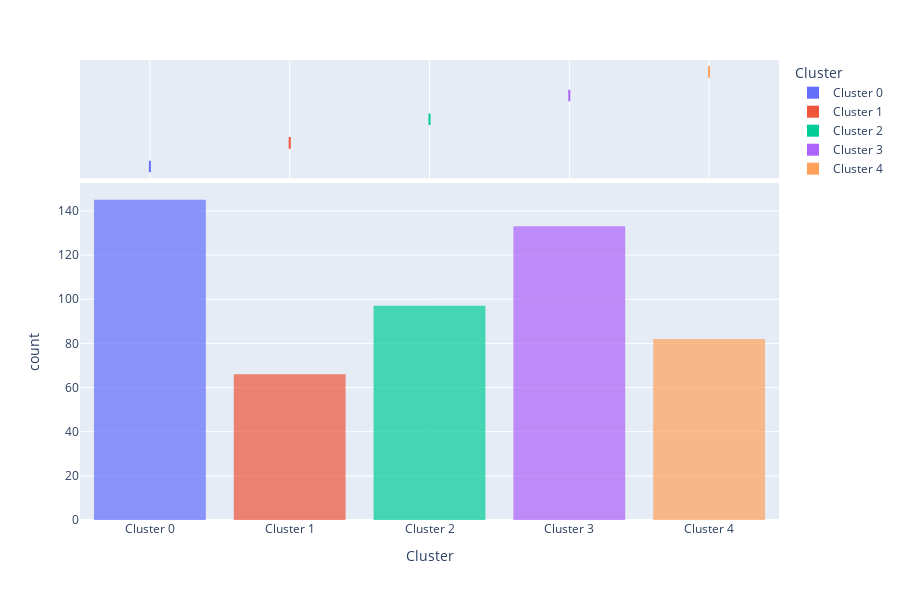

The code cell stored with this chart in its notebook:
### Code cell
plot_model(model_kmeans, plot = 'distribution')

### Figure 1 — Plotly figure (JSON) as saved in the notebook; plotly's stock layout.template omitted (floating-point values rounded to 4 significant figures; data arrays with more than 128 entries replaced by an {"elided": "..."} marker saying what was removed)
{"data": [{"alignmentgroup": "True", "bingroup": "x", "hovertemplate": "Cluster=%{x}<br>count=%{y}<extra></extra>", "legendgroup": "Cluster 0", "marker": {"color": "#636efa", "opacity": 0.7, "pattern": {"shape": ""}}, "name": "Cluster 0", "offsetgroup": "Cluster 0", "orientation": "v", "showlegend": true, "type": "histogram", "x": {"elided": "145 str values"}, "xaxis": "x", "yaxis": "y"}, {"alignmentgroup": "True", "customdata": {"elided": "145x3 int values"}, "hovertemplate": "Cluster=%{x}<br>Escala R=%{customdata[0]}<br>Escala F=%{customdata[1]}<br>Escala M=%{customdata[2]}<extra></extra>", "legendgroup": "Cluster 0", "marker": {"color": "#636efa"}, "name": "Cluster 0", "notched": true, "offsetgroup": "Cluster 0", "showlegend": false, "type": "box", "x": {"elided": "145 str values"}, "xaxis": "x2", "yaxis": "y2"}, {"alignmentgroup": "True", "bingroup": "x", "hovertemplate": "Cluster=%{x}<br>count=%{y}<extra></extra>", "legendgroup": "Cluster 1", "marker": {"color": "#EF553B", "opacity": 0.7, "pattern": {"shape": ""}}, "name": "Cluster 1", "offsetgroup": "Cluster 1", "orientation": "v", "showlegend": true, "type": "histogram", "x": ["Cluster 1", "Cluster 1", "Cluster 1", "Cluster 1", "Cluster 1", "Cluster 1", "Cluster 1", "Cluster 1", "Cluster 1", "Cluster 1", "Cluster 1", "Cluster 1", "Cluster 1", "Cluster 1", "Cluster 1", "Cluster 1", "Cluster 1", "Cluster 1", "Cluster 1", "Cluster 1", "Cluster 1", "Cluster 1", "Cluster 1", "Cluster 1", "Cluster 1", "Cluster 1", "Cluster 1", "Cluster 1", "Cluster 1", "Cluster 1", "Cluster 1", "Cluster 1", "Cluster 1", "Cluster 1", "Cluster 1", "Cluster 1", "Cluster 1", "Cluster 1", "Cluster 1", "Cluster 1", "Cluster 1", "Cluster 1", "Cluster 1", "Cluster 1", "Cluster 1", "Cluster 1", "Cluster 1", "Cluster 1", "Cluster 1", "Cluster 1", "Cluster 1", "Cluster 1", "Cluster 1", "Cluster 1", "Cluster 1", "Cluster 1", "Cluster 1", "Cluster 1", "Cluster 1", "Cluster 1", "Cluster 1", "Cluster 1", "Cluster 1", "Cluster 1", "Cluster 1", "Cluster 1"], "xaxis": "x", "yaxis": "y"}, {"alignmentgroup": "True", "customdata": {"elided": "66x3 int values"}, "hovertemplate": "Cluster=%{x}<br>Escala R=%{customdata[0]}<br>Escala F=%{customdata[1]}<br>Escala M=%{customdata[2]}<extra></extra>", "legendgroup": "Cluster 1", "marker": {"color": "#EF553B"}, "name": "Cluster 1", "notched": true, "offsetgroup": "Cluster 1", "showlegend": false, "type": "box", "x": ["Cluster 1", "Cluster 1", "Cluster 1", "Cluster 1", "Cluster 1", "Cluster 1", "Cluster 1", "Cluster 1", "Cluster 1", "Cluster 1", "Cluster 1", "Cluster 1", "Cluster 1", "Cluster 1", "Cluster 1", "Cluster 1", "Cluster 1", "Cluster 1", "Cluster 1", "Cluster 1", "Cluster 1", "Cluster 1", "Cluster 1", "Cluster 1", "Cluster 1", "Cluster 1", "Cluster 1", "Cluster 1", "Cluster 1", "Cluster 1", "Cluster 1", "Cluster 1", "Cluster 1", "Cluster 1", "Cluster 1", "Cluster 1", "Cluster 1", "Cluster 1", "Cluster 1", "Cluster 1", "Cluster 1", "Cluster 1", "Cluster 1", "Cluster 1", "Cluster 1", "Cluster 1", "Cluster 1", "Cluster 1", "Cluster 1", "Cluster 1", "Cluster 1", "Cluster 1", "Cluster 1", "Cluster 1", "Cluster 1", "Cluster 1", "Cluster 1", "Cluster 1", "Cluster 1", "Cluster 1", "Cluster 1", "Cluster 1", "Cluster 1", "Cluster 1", "Cluster 1", "Cluster 1"], "xaxis": "x2", "yaxis": "y2"}, {"alignmentgroup": "True", "bingroup": "x", "hovertemplate": "Cluster=%{x}<br>count=%{y}<extra></extra>", "legendgroup": "Cluster 2", "marker": {"color": "#00cc96", "opacity": 0.7, "pattern": {"shape": ""}}, "name": "Cluster 2", "offsetgroup": "Cluster 2", "orientation": "v", "showlegend": true, "type": "histogram", "x": ["Cluster 2", "Cluster 2", "Cluster 2", "Cluster 2", "Cluster 2", "Cluster 2", "Cluster 2", "Cluster 2", "Cluster 2", "Cluster 2", "Cluster 2", "Cluster 2", "Cluster 2", "Cluster 2", "Cluster 2", "Cluster 2", "Cluster 2", "Cluster 2", "Cluster 2", "Cluster 2", "Cluster 2", "Cluster 2", "Cluster 2", "Cluster 2", "Cluster 2", "Cluster 2", "Cluster 2", "Cluster 2", "Cluster 2", "Cluster 2", "Cluster 2", "Cluster 2", "Cluster 2", "Cluster 2", "Cluster 2", "Cluster 2", "Cluster 2", "Cluster 2", "Cluster 2", "Cluster 2", "Cluster 2", "Cluster 2", "Cluster 2", "Cluster 2", "Cluster 2", "Cluster 2", "Cluster 2", "Cluster 2", "Cluster 2", "Cluster 2", "Cluster 2", "Cluster 2", "Cluster 2", "Cluster 2", "Cluster 2", "Cluster 2", "Cluster 2", "Cluster 2", "Cluster 2", "Cluster 2", "Cluster 2", "Cluster 2", "Cluster 2", "Cluster 2", "Cluster 2", "Cluster 2", "Cluster 2", "Cluster 2", "Cluster 2", "Cluster 2", "Cluster 2", "Cluster 2", "Cluster 2", "Cluster 2", "Cluster 2", "Cluster 2", "Cluster 2", "Cluster 2", "Cluster 2", "Cluster 2", "Cluster 2", "Cluster 2", "Cluster 2", "Cluster 2", "Cluster 2", "Cluster 2", "Cluster 2", "Cluster 2", "Cluster 2", "Cluster 2", "Cluster 2", "Cluster 2", "Cluster 2", "Cluster 2", "Cluster 2", "Cluster 2", "Cluster 2"], "xaxis": "x", "yaxis": "y"}, {"alignmentgroup": "True", "customdata": {"elided": "97x3 int values"}, "hovertemplate": "Cluster=%{x}<br>Escala R=%{customdata[0]}<br>Escala F=%{customdata[1]}<br>Escala M=%{customdata[2]}<extra></extra>", "legendgroup": "Cluster 2", "marker": {"color": "#00cc96"}, "name": "Cluster 2", "notched": true, "offsetgroup": "Cluster 2", "showlegend": false, "type": "box", "x": ["Cluster 2", "Cluster 2", "Cluster 2", "Cluster 2", "Cluster 2", "Cluster 2", "Cluster 2", "Cluster 2", "Cluster 2", "Cluster 2", "Cluster 2", "Cluster 2", "Cluster 2", "Cluster 2", "Cluster 2", "Cluster 2", "Cluster 2", "Cluster 2", "Cluster 2", "Cluster 2", "Cluster 2", "Cluster 2", "Cluster 2", "Cluster 2", "Cluster 2", "Cluster 2", "Cluster 2", "Cluster 2", "Cluster 2", "Cluster 2", "Cluster 2", "Cluster 2", "Cluster 2", "Cluster 2", "Cluster 2", "Cluster 2", "Cluster 2", "Cluster 2", "Cluster 2", "Cluster 2", "Cluster 2", "Cluster 2", "Cluster 2", "Cluster 2", "Cluster 2", "Cluster 2", "Cluster 2", "Cluster 2", "Cluster 2", "Cluster 2", "Cluster 2", "Cluster 2", "Cluster 2", "Cluster 2", "Cluster 2", "Cluster 2", "Cluster 2", "Cluster 2", "Cluster 2", "Cluster 2", "Cluster 2", "Cluster 2", "Cluster 2", "Cluster 2", "Cluster 2", "Cluster 2", "Cluster 2", "Cluster 2", "Cluster 2", "Cluster 2", "Cluster 2", "Cluster 2", "Cluster 2", "Cluster 2", "Cluster 2", "Cluster 2", "Cluster 2", "Cluster 2", "Cluster 2", "Cluster 2", "Cluster 2", "Cluster 2", "Cluster 2", "Cluster 2", "Cluster 2", "Cluster 2", "Cluster 2", "Cluster 2", "Cluster 2", "Cluster 2", "Cluster 2", "Cluster 2", "Cluster 2", "Cluster 2", "Cluster 2", "Cluster 2", "Cluster 2"], "xaxis": "x2", "yaxis": "y2"}, {"alignmentgroup": "True", "bingroup": "x", "hovertemplate": "Cluster=%{x}<br>count=%{y}<extra></extra>", "legendgroup": "Cluster 3", "marker": {"color": "#ab63fa", "opacity": 0.7, "pattern": {"shape": ""}}, "name": "Cluster 3", "offsetgroup": "Cluster 3", "orientation": "v", "showlegend": true, "type": "histogram", "x": {"elided": "133 str values"}, "xaxis": "x", "yaxis": "y"}, {"alignmentgroup": "True", "customdata": {"elided": "133x3 int values"}, "hovertemplate": "Cluster=%{x}<br>Escala R=%{customdata[0]}<br>Escala F=%{customdata[1]}<br>Escala M=%{customdata[2]}<extra></extra>", "legendgroup": "Cluster 3", "marker": {"color": "#ab63fa"}, "name": "Cluster 3", "notched": true, "offsetgroup": "Cluster 3", "showlegend": false, "type": "box", "x": {"elided": "133 str values"}, "xaxis": "x2", "yaxis": "y2"}, {"alignmentgroup": "True", "bingroup": "x", "hovertemplate": "Cluster=%{x}<br>count=%{y}<extra></extra>", "legendgroup": "Cluster 4", "marker": {"color": "#FFA15A", "opacity": 0.7, "pattern": {"shape": ""}}, "name": "Cluster 4", "offsetgroup": "Cluster 4", "orientation": "v", "showlegend": true, "type": "histogram", "x": ["Cluster 4", "Cluster 4", "Cluster 4", "Cluster 4", "Cluster 4", "Cluster 4", "Cluster 4", "Cluster 4", "Cluster 4", "Cluster 4", "Cluster 4", "Cluster 4", "Cluster 4", "Cluster 4", "Cluster 4", "Cluster 4", "Cluster 4", "Cluster 4", "Cluster 4", "Cluster 4", "Cluster 4", "Cluster 4", "Cluster 4", "Cluster 4", "Cluster 4", "Cluster 4", "Cluster 4", "Cluster 4", "Cluster 4", "Cluster 4", "Cluster 4", "Cluster 4", "Cluster 4", "Cluster 4", "Cluster 4", "Cluster 4", "Cluster 4", "Cluster 4", "Cluster 4", "Cluster 4", "Cluster 4", "Cluster 4", "Cluster 4", "Cluster 4", "Cluster 4", "Cluster 4", "Cluster 4", "Cluster 4", "Cluster 4", "Cluster 4", "Cluster 4", "Cluster 4", "Cluster 4", "Cluster 4", "Cluster 4", "Cluster 4", "Cluster 4", "Cluster 4", "Cluster 4", "Cluster 4", "Cluster 4", "Cluster 4", "Cluster 4", "Cluster 4", "Cluster 4", "Cluster 4", "Cluster 4", "Cluster 4", "Cluster 4", "Cluster 4", "Cluster 4", "Cluster 4", "Cluster 4", "Cluster 4", "Cluster 4", "Cluster 4", "Cluster 4", "Cluster 4", "Cluster 4", "Cluster 4", "Cluster 4", "Cluster 4"], "xaxis": "x", "yaxis": "y"}, {"alignmentgroup": "True", "customdata": {"elided": "82x3 int values"}, "hovertemplate": "Cluster=%{x}<br>Escala R=%{customdata[0]}<br>Escala F=%{customdata[1]}<br>Escala M=%{customdata[2]}<extra></extra>", "legendgroup": "Cluster 4", "marker": {"color": "#FFA15A"}, "name": "Cluster 4", "notched": true, "offsetgroup": "Cluster 4", "showlegend": false, "type": "box", "x": ["Cluster 4", "Cluster 4", "Cluster 4", "Cluster 4", "Cluster 4", "Cluster 4", "Cluster 4", "Cluster 4", "Cluster 4", "Cluster 4", "Cluster 4", "Cluster 4", "Cluster 4", "Cluster 4", "Cluster 4", "Cluster 4", "Cluster 4", "Cluster 4", "Cluster 4", "Cluster 4", "Cluster 4", "Cluster 4", "Cluster 4", "Cluster 4", "Cluster 4", "Cluster 4", "Cluster 4", "Cluster 4", "Cluster 4", "Cluster 4", "Cluster 4", "Cluster 4", "Cluster 4", "Cluster 4", "Cluster 4", "Cluster 4", "Cluster 4", "Cluster 4", "Cluster 4", "Cluster 4", "Cluster 4", "Cluster 4", "Cluster 4", "Cluster 4", "Cluster 4", "Cluster 4", "Cluster 4", "Cluster 4", "Cluster 4", "Cluster 4", "Cluster 4", "Cluster 4", "Cluster 4", "Cluster 4", "Cluster 4", "Cluster 4", "Cluster 4", "Cluster 4", "Cluster 4", "Cluster 4", "Cluster 4", "Cluster 4", "Cluster 4", "Cluster 4", "Cluster 4", "Cluster 4", "Cluster 4", "Cluster 4", "Cluster 4", "Cluster 4", "Cluster 4", "Cluster 4", "Cluster 4", "Cluster 4", "Cluster 4", "Cluster 4", "Cluster 4", "Cluster 4", "Cluster 4", "Cluster 4", "Cluster 4", "Cluster 4"], "xaxis": "x2", "yaxis": "y2"}], "layout": {"barmode": "relative", "height": 600, "legend": {"title": {"text": "Cluster"}, "tracegroupgap": 0}, "margin": {"t": 60}, "xaxis": {"anchor": "y", "categoryarray": ["Cluster 0", "Cluster 1", "Cluster 2", "Cluster 3", "Cluster 4"], "categoryorder": "array", "domain": [0, 1], "title": {"text": "Cluster"}}, "xaxis2": {"anchor": "y2", "domain": [0, 1], "matches": "x", "showgrid": true, "showticklabels": false}, "yaxis": {"anchor": "x", "domain": [0, 0.7326], "title": {"text": "count"}}, "yaxis2": {"anchor": "x2", "domain": [0.7426, 1], "matches": "y2", "showgrid": false, "showline": false, "showticklabels": false, "ticks": ""}}}
